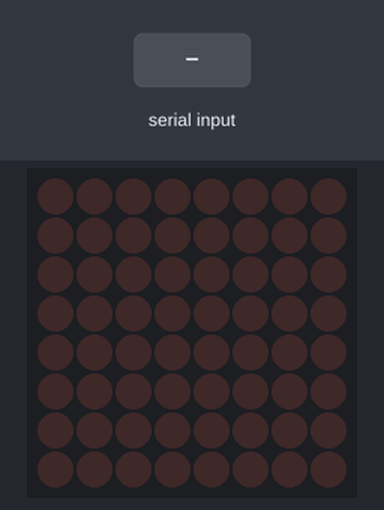
The sketch below on a simulated Arduino Uno, built with avr-gcc and run on an emulated ATmega328P. Shown: 8×8 LED matrix. The inputs (shaded band) are chosen by the test bench. What the sketch prints to the serial monitor is not drawn.

Above: at 1.2 s.
1.3 s: "30,150\n" received over Serial
At 2.1 s:
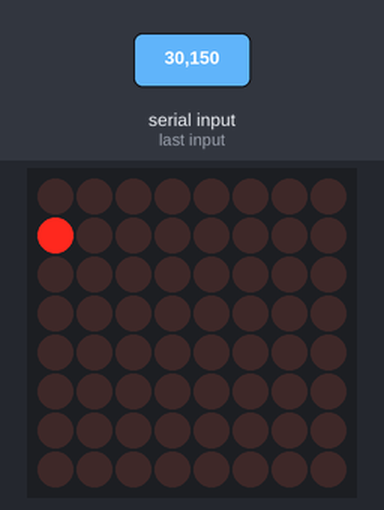
2.8 s: "5\n" received over Serial
At 5.0 s:
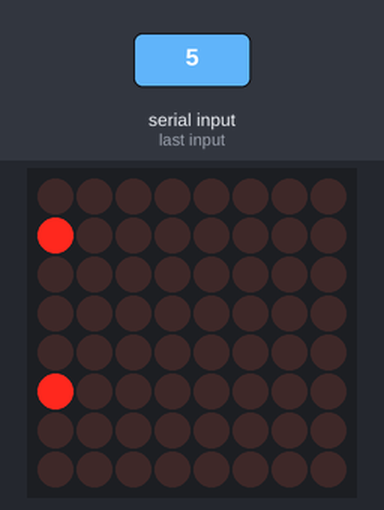
5.3 s: "200\n" received over Serial
At 6.4 s:
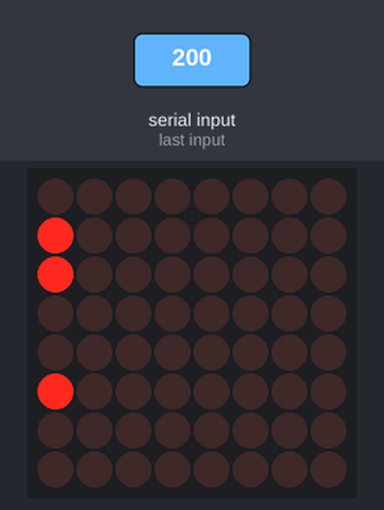
Timing chart, 0 to 8.3 s (numbered marks = the images above; inputs shaded):
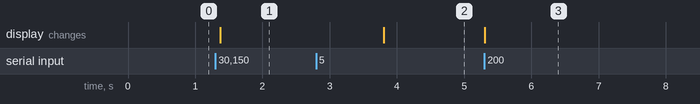

The sketch:

ex_2_4.ino
```cpp
/* Use the serial port to read user input. User can give coordinates
to switch on LEDs on MAX7219 (8x8 display) */

#include <LedControl.h>

const int clockPin = 10;
const int latch = 9;
const int data = 8;
const int deviceID = 0;   // we only have one display device

LedControl led = LedControl(data, clockPin, latch, 1); // 1 = no. of MAX7219s

char buffer[3];
int column;
int row;

void setup() {
  Serial.begin(9600);
  led.shutdown(deviceID, false);
  led.setIntensity(deviceID, 1);
  led.clearDisplay(deviceID);

  Serial.println("Give coordinates to which to set led");
  Serial.println("Format: column, row");
  Serial.println("Column and row should be in range 0-7");
  Serial.println("To clear display type '9,9'");
}

void loop() {

  if (Serial.available() > 0) {
    Serial.readBytes(buffer, 3);
    Serial.println(buffer);

    // Serial.readBytes() takes the user data as char.
    // Convert it to numbers according to ASCII table
    // (0 is at place 48 in ASCII table)
    column = (int) buffer[0] - 48;
    row = (int) buffer[2] - 48;

    if ((column == 9) && (row == 9)) {
      led.clearDisplay(deviceID);
    } else if ((column < 0) || (column > 7) || (row < 0) || (row > 7)) {
      Serial.println("Incorrect input. Please give column in range 0-7 and row in range 0-7!");
      Serial.println("(Or row 9 and column 9 to clear display)");
    } else {
      led.setLed(deviceID, column, row, 1);
    }
  }

}
```

Measured:
- after the input at 1.3 s, the display: changes after 0.07 s (image 1)
- after the input at 2.8 s, the display: changes after 1.0 s (image 2)
- after the input at 5.3 s, the display: changes at once (image 3)
